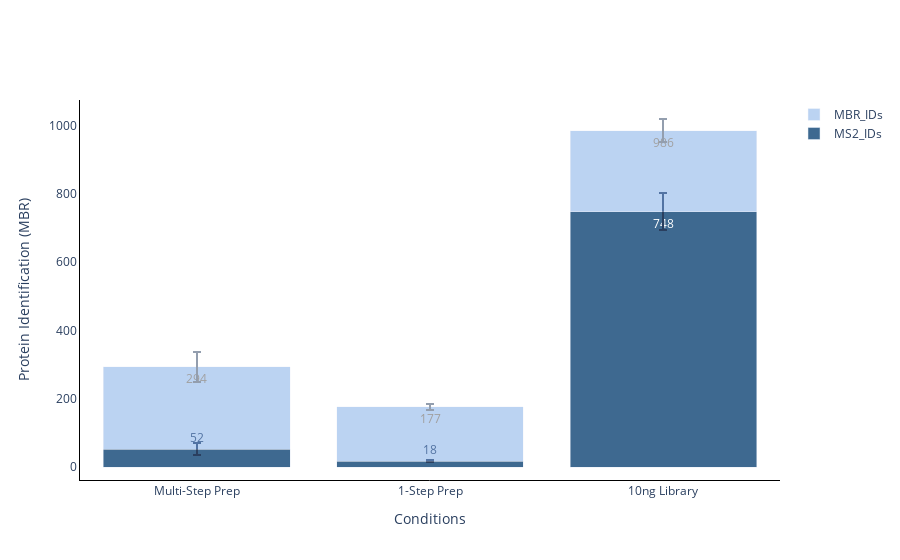

Notebook source saved alongside this figure:
### Code cell
#ID plot(protein and peptides)
plot_options={
            "mean label": "True",
            "error bar": "ci95", #None, stdev, or ci95
            "X Title": "Conditions",
            "Y Title": "Protein Identification (MBR)",
            "color": ["#3E6990", "#7aa8e6","#AABD8C", "#E9E3B4", "#C6878F", "#fac8d3","#F39B6D",  "pink",
                  "orange", "brown", "pink", "gray", "olive", "cyan", "black","red",
                  "yellow","green","blue","indigo","violet"],
            "width": 700,
            "height": 450,
            "font": dict(size=32, family="Arial black"),
            "ID mode": "stacked",#grouped, total, MS2, grouped_stacked, stacked
            "Group By X": "Conditions", #ID_Mode does MS2 vs MBR
            "Group By Color": "Conditions",#ID_Mode does MS2 vs MBR
            "Group By Stack": "ID_Mode",#ID_Mode does MS2 vs MBR
        }
plot_options["plot_type"] = "1" # 1 is protein, 2 is peptide

figure.write_image("dissertation_IDs.png", scale=10, width = 1000, height=700)
# pd.merge(data_obj["peptide_ID_Summary"],data_obj["run_metadata"]).to_csv("csv/pep.csv")
# display(data_obj["run_metadata"])
# display(data_obj["protein_ID_Summary"])
# pd.merge(data_obj["protein_ID_Summary"],data_obj["run_metadata"]).to_csv("csv/pep.csv")

figure ,_ ,_ =ID_plots(data_obj, plot_options, saved_settings,username="20min")
figure.show()

### Figure 1 — Plotly figure (JSON) as saved in the notebook; plotly's stock layout.template omitted (floating-point values rounded to 4 significant figures)
{"data": [{"error_y": {"array": [3.393, 53.2, 18.19], "type": "data", "visible": true}, "marker": {"color": "#3E6990"}, "name": "MS2_IDs", "text": ["18", "748", "52"], "type": "bar", "x": ["1-Step Prep", "10ng Library", "Multi-Step Prep"], "y": [17.62, 748.3, 52.1]}, {"base": [17.62, 748.3, 52.1], "error_y": {"array": [8.593, 33.75, 43.96], "type": "data", "visible": true}, "marker": {"color": "#7aa8e6"}, "name": "MBR_IDs", "opacity": 0.5, "text": ["177", "986", "294"], "type": "bar", "x": ["1-Step Prep", "10ng Library", "Multi-Step Prep"], "y": [159.2, 237.3, 241.9]}], "layout": {"barmode": "stack", "paper_bgcolor": "rgba(255,255,255,255)", "plot_bgcolor": "rgba(255, 255, 255, 255)", "xaxis": {"categoryarray": ["Multi-Step Prep", "1-Step Prep", "10ng Library"], "categoryorder": "array", "linecolor": "black", "linewidth": 1, "showline": true, "title": {"text": "Conditions"}}, "yaxis": {"linecolor": "black", "linewidth": 1, "showline": true, "title": {"text": "Protein Identification (MBR)"}}}}
